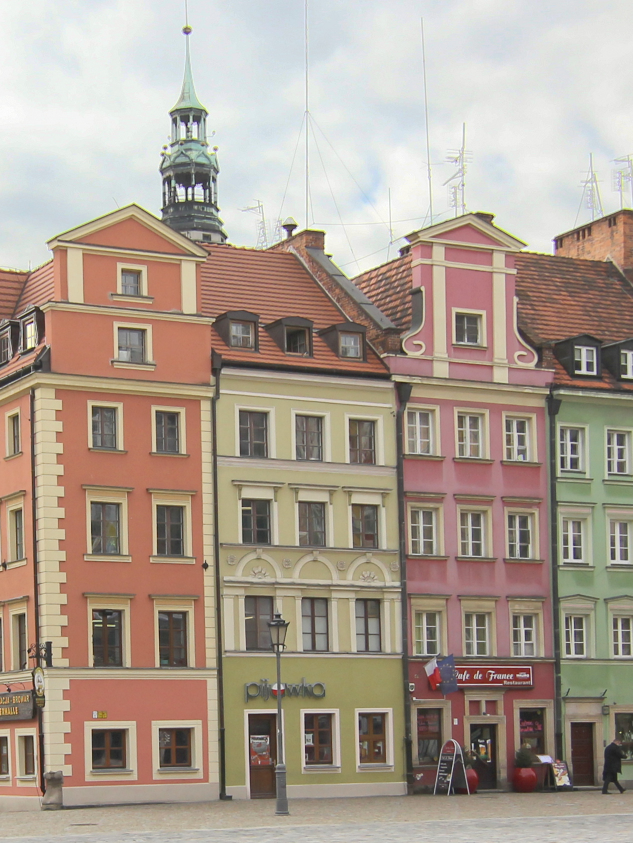
#> input picture zad6/rynek_frag.jpg, 1265 x 1686 px (shown at 1/2 size)
$ python zad6.py
#> lines starting #> are read from the running program, lines starting #| are printed output that depends on the picture; after the words box and inside, x2 and y2 are one past the last pixel; in counts of white or black regions, pixels touching at a corner belong together
import cv2
import numpy as np
import matplotlib.pyplot as plt

# Wczytaj obraz
image = cv2.imread("rynek_frag.jpg")
#> image is the input picture: shape (1686, 1265, 3); mean B, G, R 144.2, 157, 171.1
gray = cv2.cvtColor(image, cv2.COLOR_BGR2GRAY)
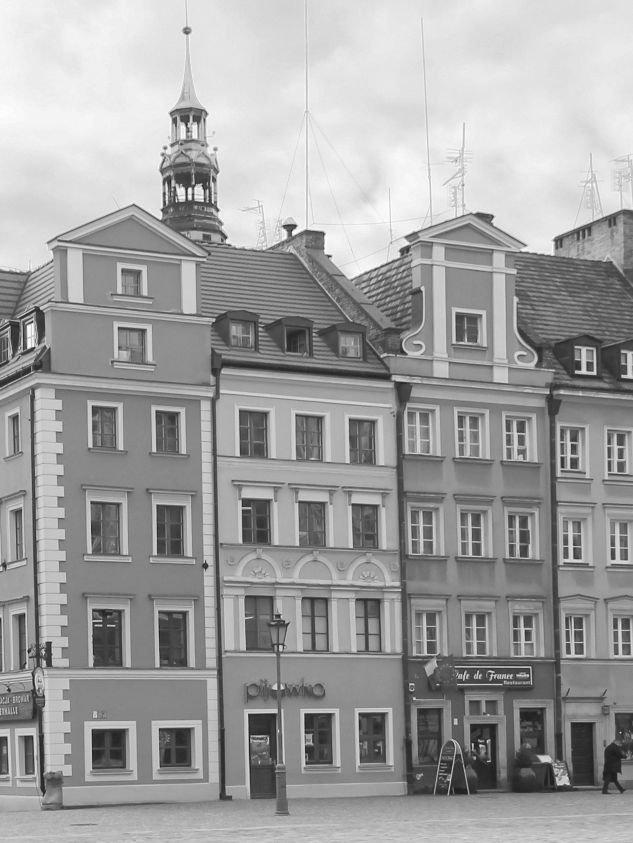
#> gray: shape (1686, 1265) (shown at 1/2 size); min 9, max 255, mean 159.8

# Wykryj rogi
corners1 = cv2.goodFeaturesToTrack(gray, maxCorners=2700, qualityLevel=0.01, minDistance=10)
#> corners1 = 2616 rows, first 8: [1239, 1465], [65, 641], [69, 693], [982, 1346], [484, 1013], [415, 379], [352, 404], [185, 1239]
corners1 = corners1.reshape(-1, 2)
#> corners1 = 2616 pairs, first value 1 to 1263, second value 34 to 1684

# Obrót obrazu
def rotate_image_and_matrix(image, angle):
#> called with angle = 45
    h, w = image.shape[:2]
#> h = 1686; w = 1265
    center = (w // 2, h // 2)
#> center = (632, 843)
    M = cv2.getRotationMatrix2D(center, angle, 1.0)
    rotated = cv2.warpAffine(image, M, (w, h))
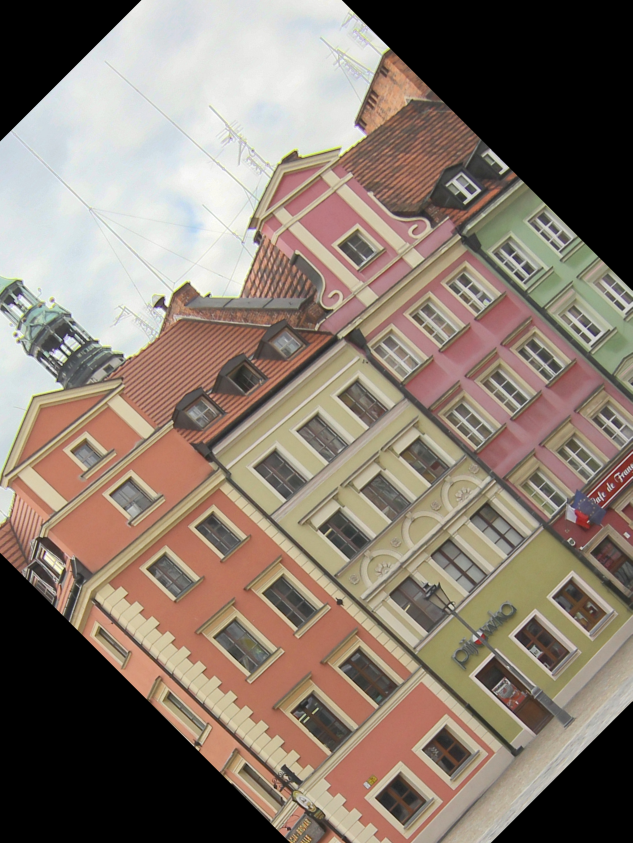
#> rotated: shape (1686, 1265, 3) (shown at 1/2 size); mean B, G, R 110.3, 121.9, 135.5
    return rotated, M

angle = 45
rotated_image, rot_matrix = rotate_image_and_matrix(image, angle)
#> rot_matrix = [[0.707, 0.707, -411], [-0.707, 0.707, 693.8]]
rotated_gray = cv2.cvtColor(rotated_image, cv2.COLOR_BGR2GRAY)
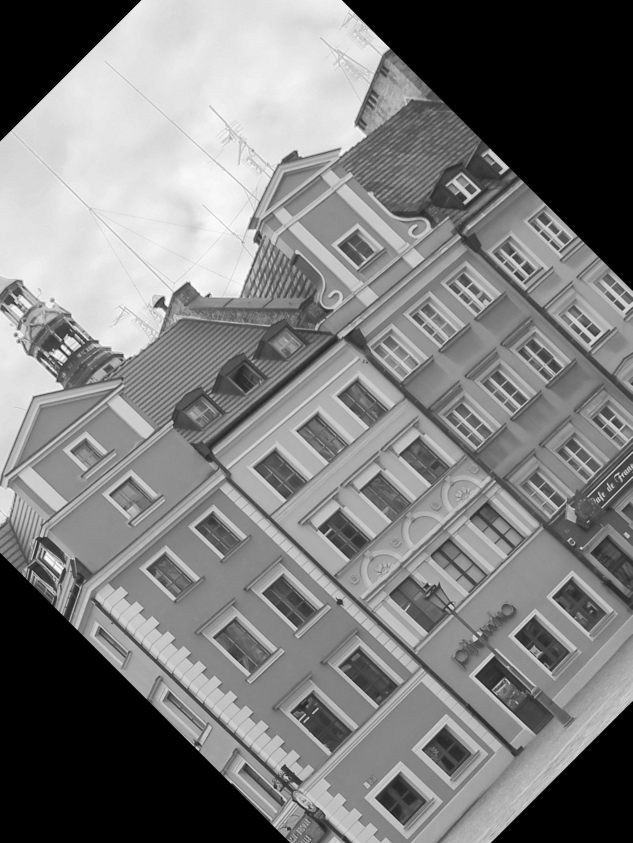
#> rotated_gray: shape (1686, 1265) (shown at 1/2 size); min 0, max 255, mean 124.6

# Wykryj rogi po obrocie
corners2 = cv2.goodFeaturesToTrack(rotated_gray, maxCorners=2700, qualityLevel=0.01, minDistance=10)
#> corners2 = 2364 rows, first 8: [596, 1439], [124, 730], [89, 1102], [1206, 1000], [150, 668], [1243, 953], [54, 1158], [64, 1141]
corners2 = corners2.reshape(-1, 2)
#> corners2 = 2364 pairs, first value 1 to 1263, second value 25 to 1684

# Transformuj punkty
def transform_points(points, matrix):
    points = np.hstack((points, np.ones((points.shape[0], 1))))
#> points = 2616 rows, first 8: [1239, 1465, 1], [65, 641, 1], [69, 693, 1], [982, 1346, 1], [484, 1013, 1], [415, 379, 1], [352, 404, 1], [185, 1239, 1]
    return np.dot(matrix, points.T).T

transformed_corners1 = transform_points(corners1, rot_matrix)
#> transformed_corners1 = 2616 pairs, first value -109.8 to 1607.1, second value 23.46 to 1865.5

# Dopasowanie punktów
def match_points(transformed, detected, tolerance=5.0):
#> called with transformed = array of shape (2616, 2), detected = array of shape (2364, 2), tolerance = 5
    matches = []
    for pt in transformed:
        distances = np.linalg.norm(detected - pt, axis=1)
        min_idx = np.argmin(distances)
        if distances[min_idx] < tolerance:
            matches.append((tuple(pt), tuple(detected[min_idx])))
#> this loop made 2616 passes
#> (pt, min_idx) on passes 1 to 3: ([1501, 853.6], 2220), ([88.23, 1101.1], 2), ([127.8, 1135], 8)
#> after the loop, matches = 2047 items
    return matches

matches = match_points(transformed_corners1, corners2)
#> matches = 2047 items

# Wizualizacja
image_display = cv2.cvtColor(rotated_image.copy(), cv2.COLOR_BGR2RGB)

for x, y in corners2:
    cv2.circle(image_display, (int(x), int(y)), 3, (0, 255, 0), -1)
#> this loop made 2364 passes
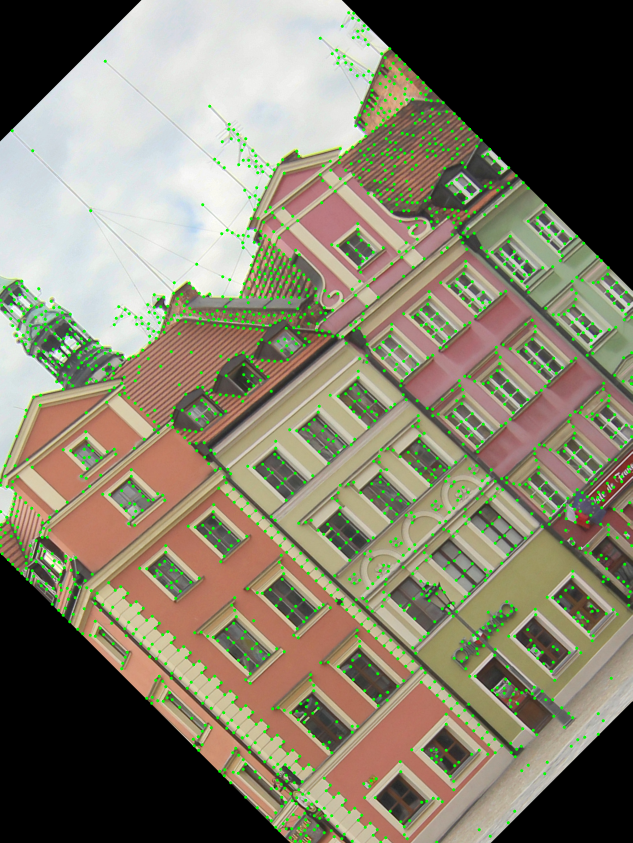
#> image_display: shape (1686, 1265, 3) (shown at 1/2 size); mean R, G, B 130.9, 125.9, 106.6

for (pt1, pt2) in matches:
    x1, y1 = int(pt1[0]), int(pt1[1])
    x2, y2 = int(pt2[0]), int(pt2[1])
    cv2.circle(image_display, (x2, y2), 4, (0, 255, 0), 1)
#> this loop made 2047 passes
#> (pt1, x1, y1, x2, y2) on passes 1 to 3: ((88.23, 1101.1), 88, 1101, 89, 1102), ((127.8, 1135), 127, 1135, 128, 1135), ((647.6, 1067.9), 647, 1067, 647, 1068)
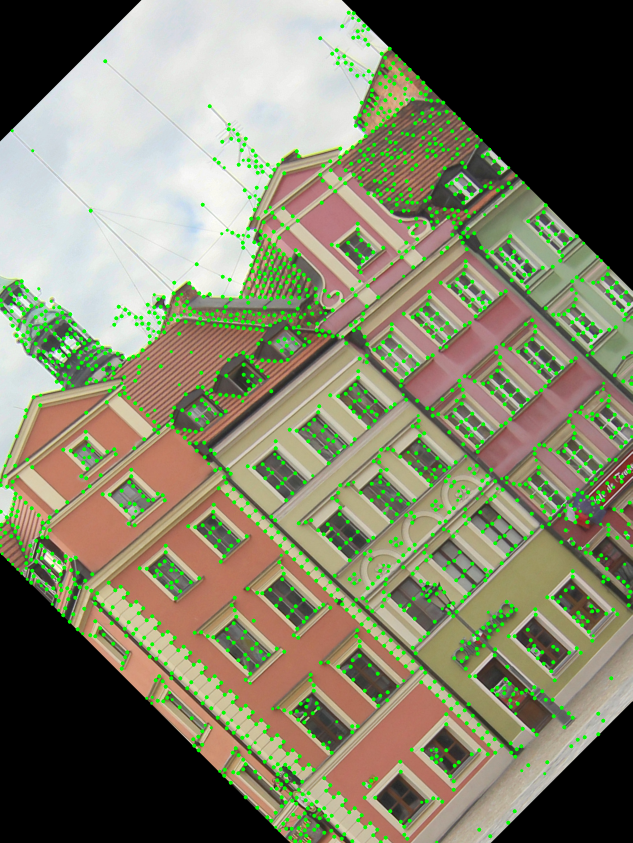
#> image_display: shape (1686, 1265, 3) (shown at 1/2 size); 1.92% of pixels changed, all inside (x1, y1, x2, y2) = (0, 21, 1265, 1686)

# Pokaż oba obrazy
fig, axs = plt.subplots(1, 2, figsize=(14, 7))

image_with_corners = image.copy()
for x, y in corners1:
    cv2.circle(image_with_corners, (int(x), int(y)), 3, (0, 255, 0), -1)
#> this loop made 2616 passes
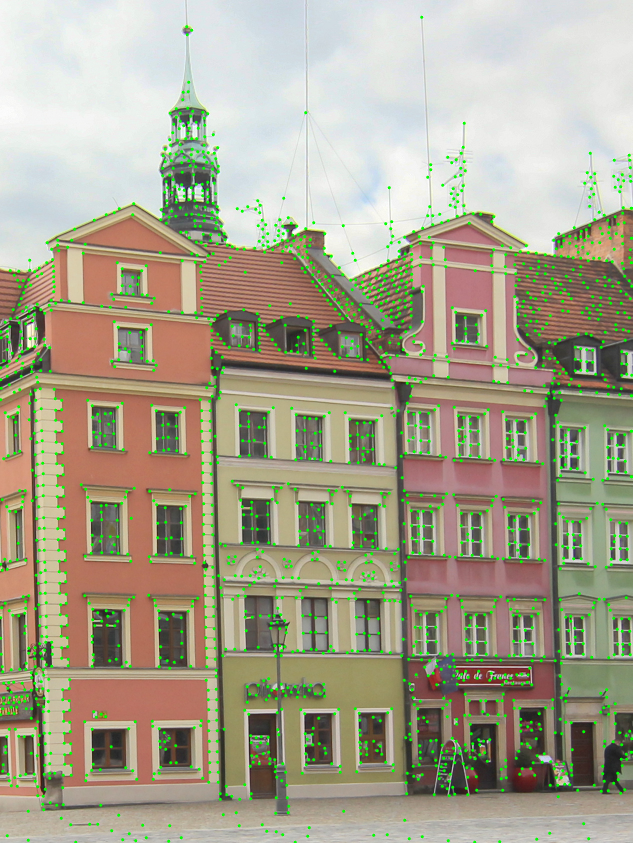
#> image_with_corners: shape (1686, 1265, 3) (shown at 1/2 size); 3.55% of pixels changed, all inside (x1, y1, x2, y2) = (0, 31, 1265, 1686)

axs[0].imshow(cv2.cvtColor(image_with_corners, cv2.COLOR_BGR2RGB))
axs[0].set_title("Oryginalny obraz z rogami")
axs[0].axis("off")

axs[1].imshow(image_display)
axs[1].set_title("Obrócony obraz z rogami i dopasowaniami")
axs[1].axis("off")

plt.tight_layout()
plt.show()
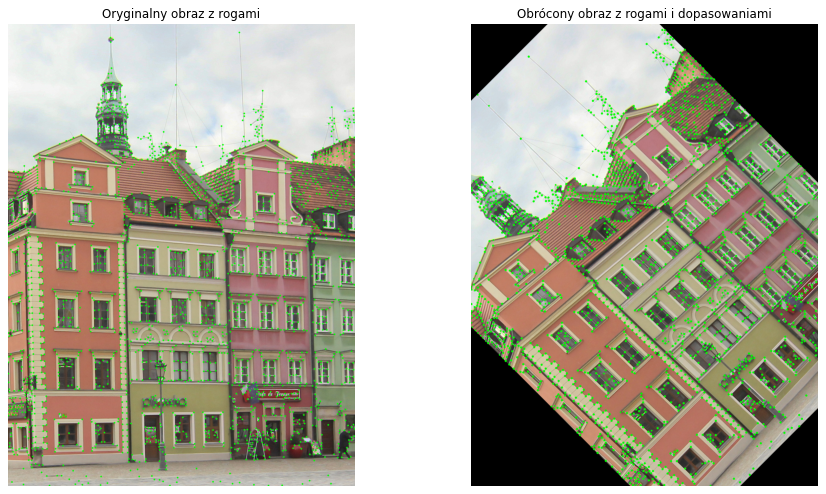
#> figure drawn by matplotlib, 2 panels

print(f"Liczba wykrytych rogów w oryginale: {len(corners1)}")
#| Liczba wykrytych rogów w oryginale: 2616
print(f"Liczba rogów po obrocie: {len(corners2)}")
#| Liczba rogów po obrocie: 2364
print(f"Liczba dopasowanych rogów: {len(matches)}")
#| Liczba dopasowanych rogów: 2047

$ run again, with zad6/Wynik.png saved as zad6/rynek_frag.jpg
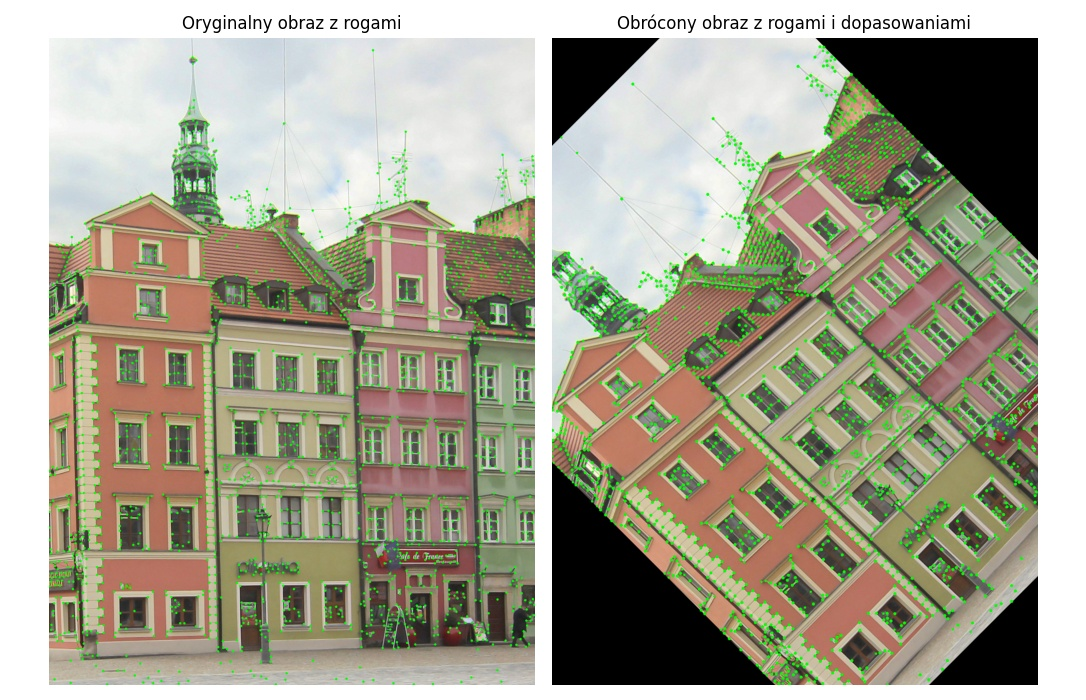
#> input picture zad6/Wynik.png, 1086 x 700 px
#> image is the input picture: shape (700, 1086, 3); mean B, G, R 144.1, 162.8, 164.6
#> `corners1 = cv2.goodFeaturesToTrack(gray, maxCorners=2700, qualityLevel..`: corners1 = 1645 rows, first 8: [910, 28], [243, 25], [376, 25], [735, 25], [552, 684], [552, 38], [920, 25], [1037, 38]
#> `corners1 = corners1.reshape(-1, 2)`: corners1 = 1645 pairs, first value 49 to 1037, second value 15 to 684
#> rot_matrix = [[0.707, 0.707, -88.45], [-0.707, 0.707, 486.5]]
#> `corners2 = cv2.goodFeaturesToTrack(rotated_gray, maxCorners=2700, qual..`: corners2 = 1353 rows, first 8: [163, 263], [153, 273], [379, 46], [329, 123], [436, 1], [81, 339], [104, 333], [137, 288]
#> `corners2 = corners2.reshape(-1, 2)`: corners2 = 1353 pairs, first value 63 to 1053, second value 1 to 698
#> points = 1645 rows, first 8: [910, 28, 1], [243, 25, 1], [376, 25, 1], [735, 25, 1], [552, 684, 1], [552, 38, 1], [920, 25, 1], [1037, 38, 1]
#> transformed_corners1 = 1645 pairs, first value 61.46 to 1128.5, second value -219.9 to 935.5
#> the loop in match_points, `for pt in transformed:` made 1645 passes
#> (pt, min_idx) on passes 1 to 3: ([574.8, -137.2], 911), ([101.1, 332.3], 6), ([195.1, 238.3], 10)
#> after the loop in match_points, `for pt in transformed:`: matches = 1087 items
#> the loop `for x, y in corners2:` made 1353 passes
#> the loop `for (pt1, pt2) in matches:` made 1087 passes
#> (pt1, x1, y1, x2, y2) on passes 1 to 3: ((101.1, 332.3), 101, 332, 104, 333), ((195.1, 238.3), 195, 238, 194, 240), ((785.5, 579.8), 785, 579, 786, 579)
#> after the loop `for (pt1, pt2) in matches:`:
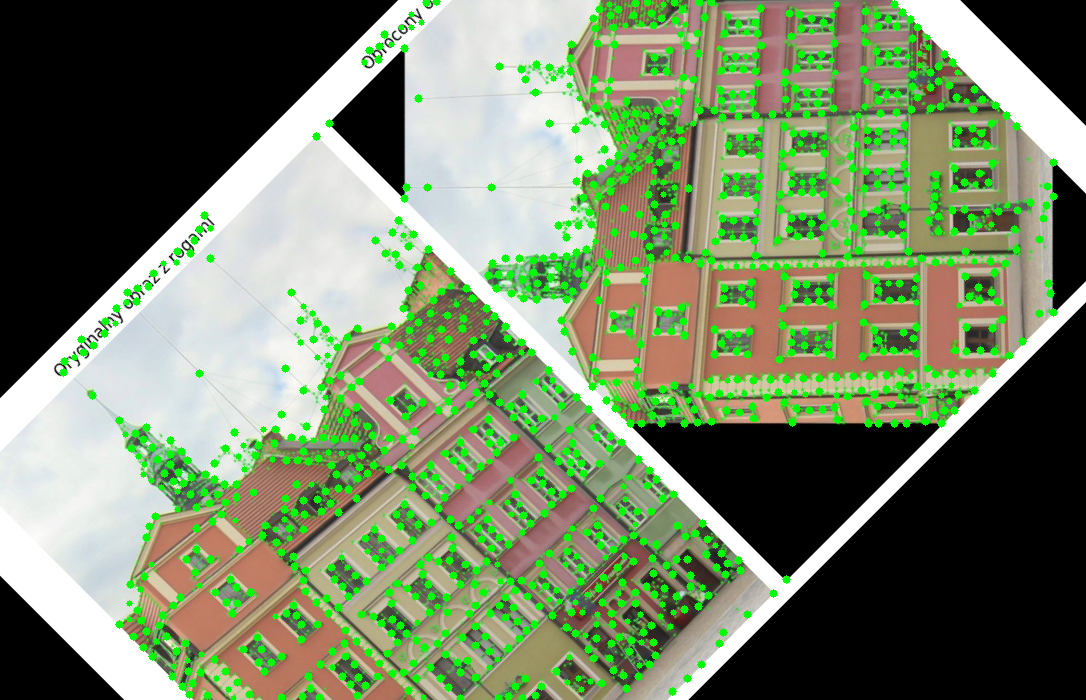
#> image_display: shape (700, 1086, 3); mean R, G, B 116.6, 133.5, 101.4
#> the loop `for x, y in corners1:` made 1645 passes
#> `plt.show()`:
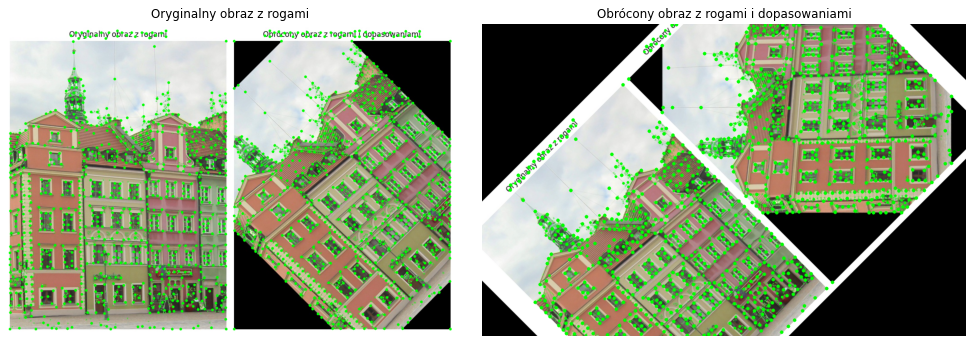
#> figure drawn by matplotlib, 2 panels
#| Liczba wykrytych rogów w oryginale: 1645
#| Liczba rogów po obrocie: 1353
#| Liczba dopasowanych rogów: 1087
